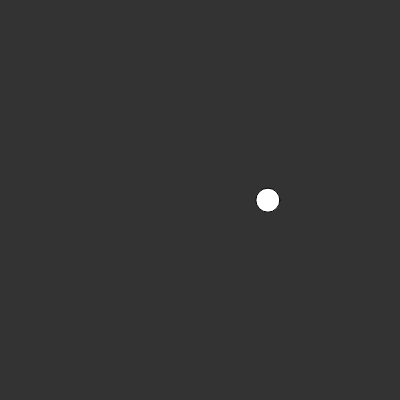
Frame 1 (no input)
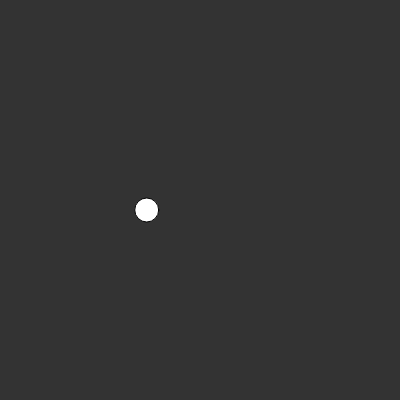
Frame 60 (no input)
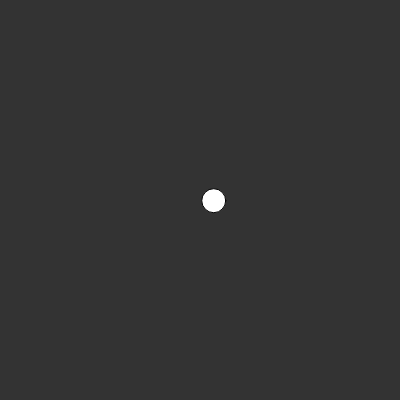
Frame 120 (the mouse pressed at the canvas centre since frame 60)

The p5.js sketch that drew these frames (run headless with seeded random() and noise() and a simulated clock; from frame 60 on, the mouse is pressed at the canvas centre):

// p5.js sketch
// ── sketch.js
let xoff1 = 0;
let xoff2 = 100000;

function setup() {
  createCanvas(400, 400);
}

function draw() {
  background(51);

  let x = map(noise(xoff1), 0, 1, 0, width);
  let y = map(noise(xoff2), 0, 1, 0, width);
  xoff1 += 0.02;
  xoff2 += 0.02;

  
  ellipse(x, y, 24, 24);
}
